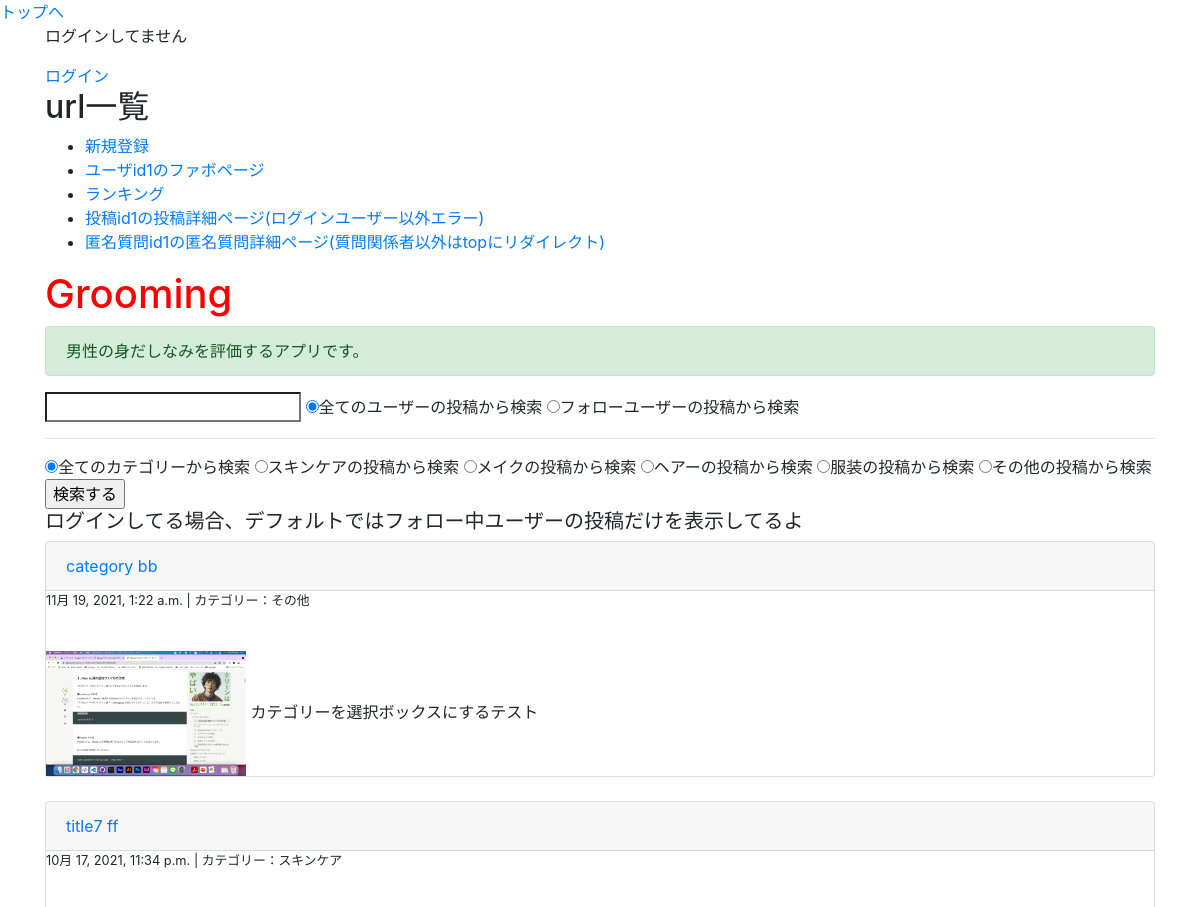
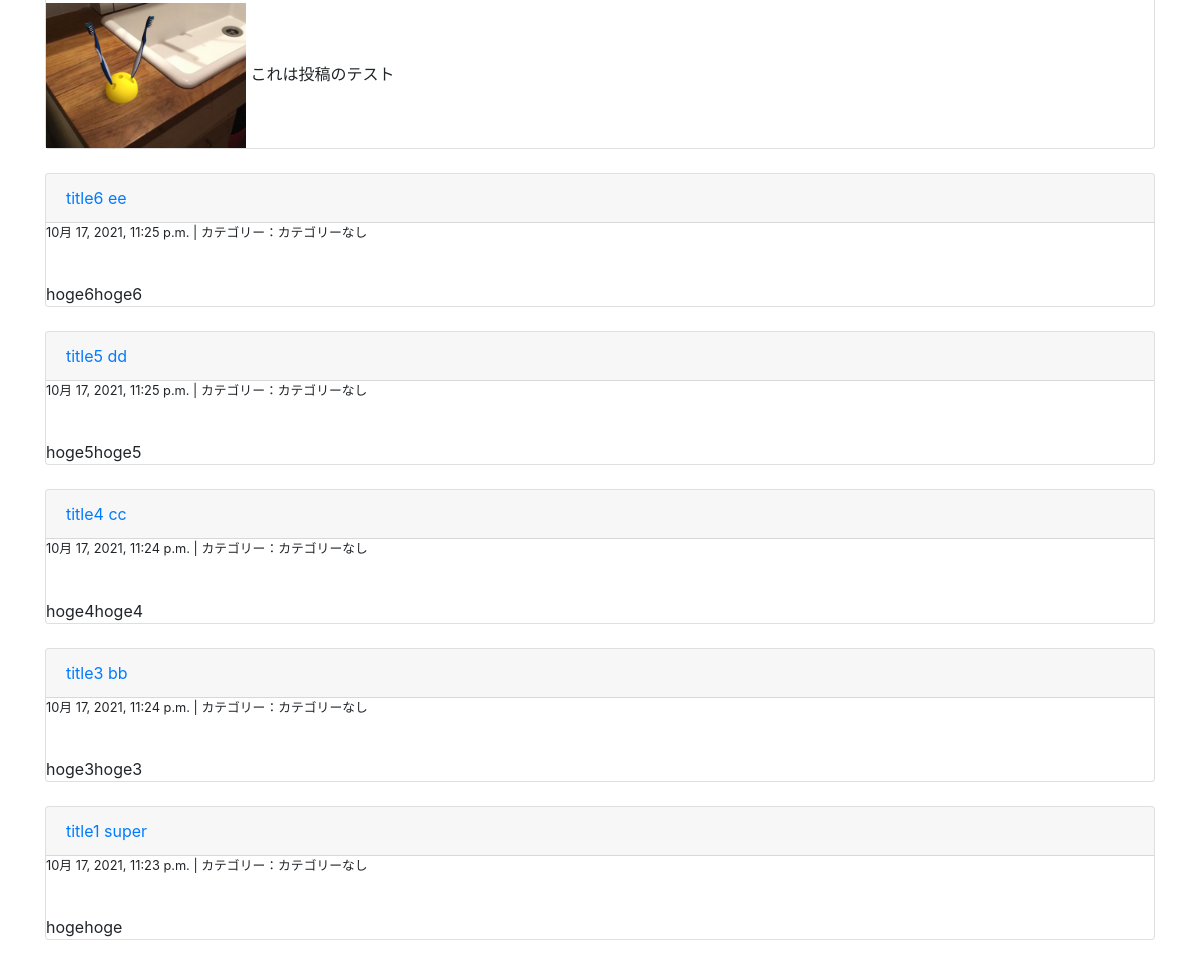
Before: / with the older database file (2 pictures, top to bottom).
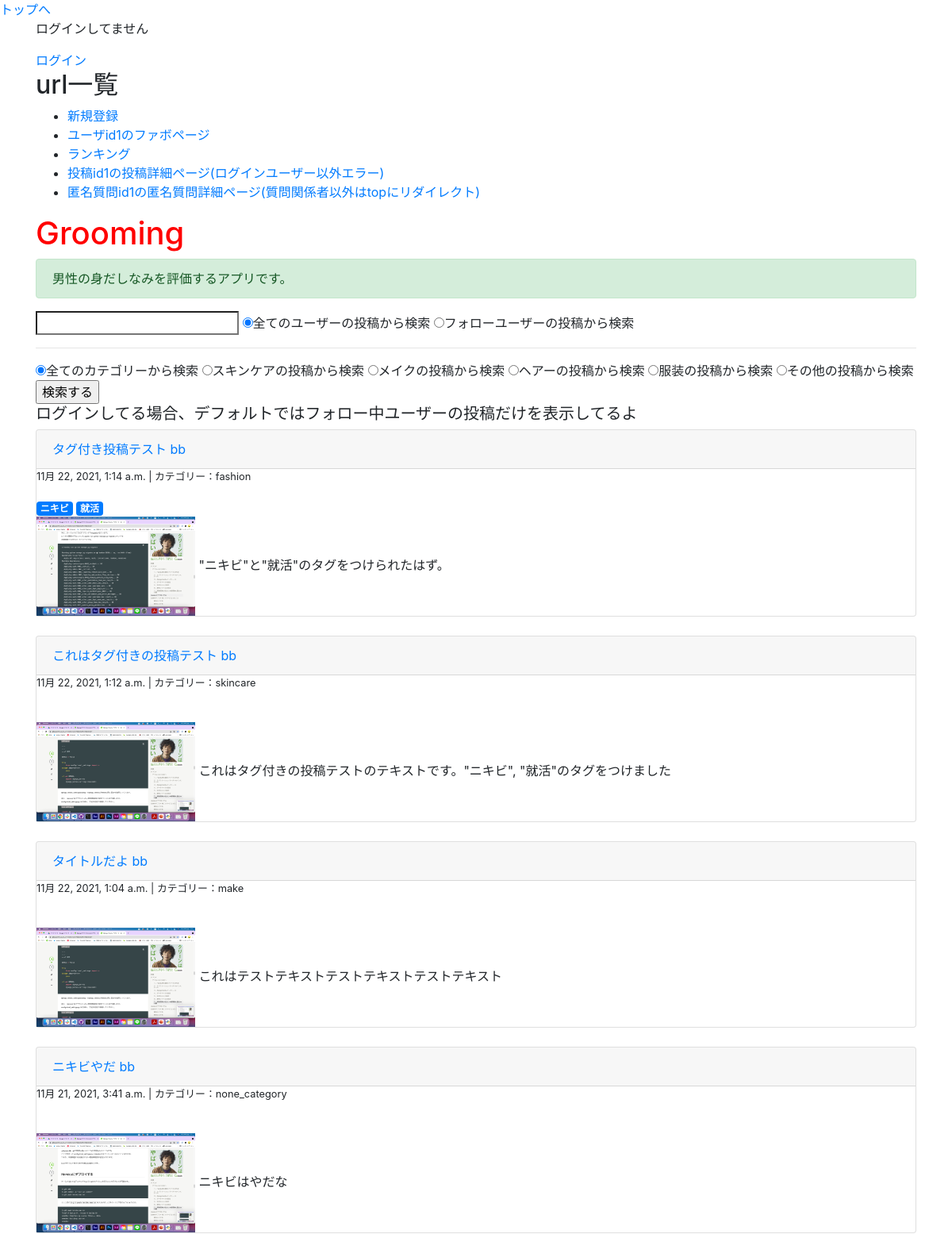
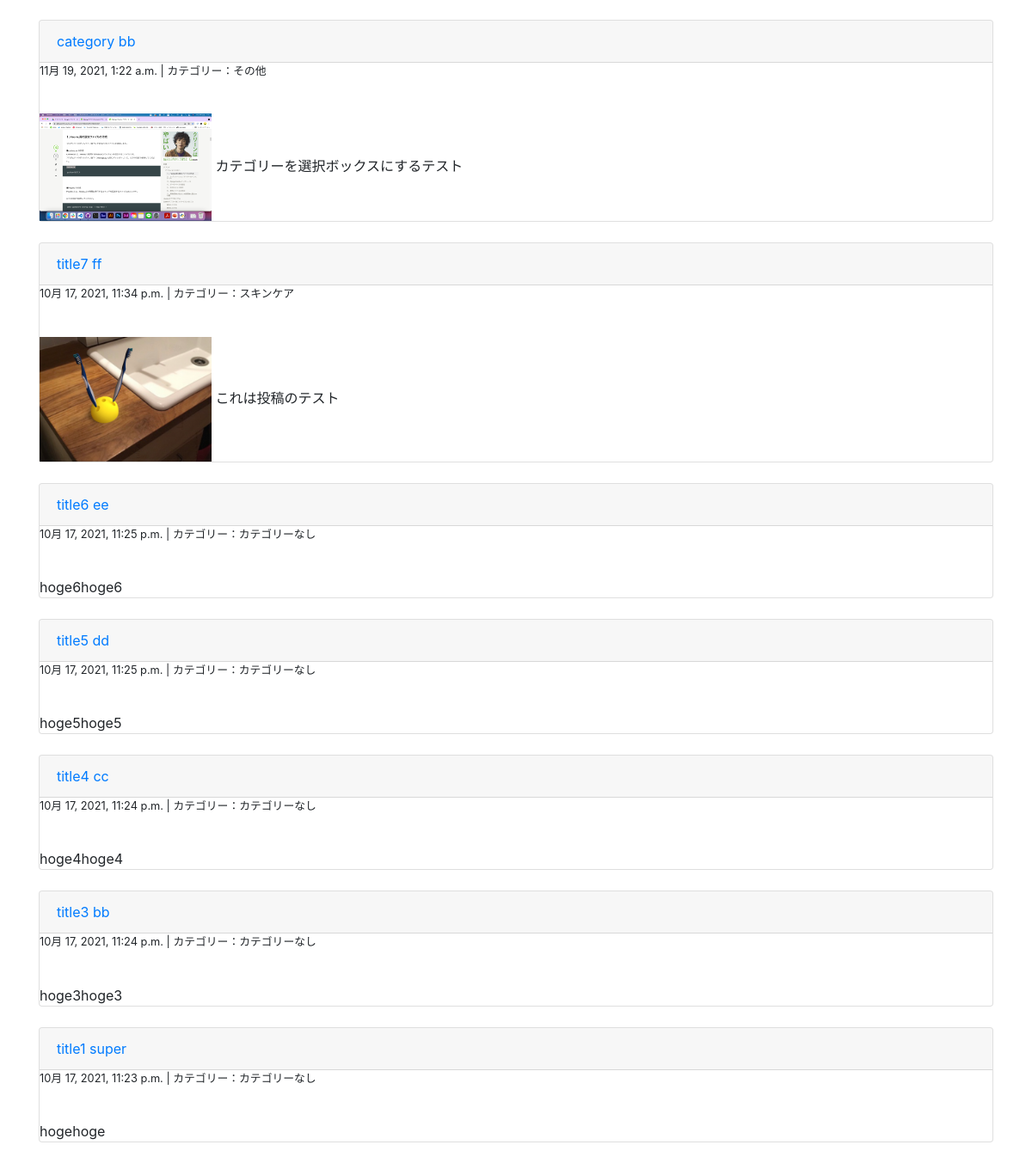
After: the same page with the newer database file (2 pictures, top to bottom).
### groomings/models.py (models this page shows, shortened)
class Date(models.Model):
    created_at = models.DateTimeField(default=now)
    class Meta:
        abstract = True

class Post(Date):
    title = models.CharField(max_length=30, null=True, blank=True)
    image = models.FileField(upload_to='post_image/', null=True)
    text = models.TextField(null=True, blank=True)
    user = models.ForeignKey(
        'User', on_delete=models.CASCADE, related_name="user_post"
    )
    favorite = models.ManyToManyField(User, related_name="user_favo_post")
    category = models.CharField(max_length=15, default='カテゴリーなし')
    class Meta:
        db_table = 'post'

class User(AbstractBaseUser, PermissionsMixin):
    username = models.CharField(max_length=150)
    email = models.EmailField(max_length=255, unique=True)
    point = models.IntegerField(default=50, validators=[MinValueValidator(0)])
    follow = models.ManyToManyField(
        'self', blank=True, symmetrical=False, related_name="follower"
    )
    is_active = models.BooleanField(default=True)
    is_staff = models.BooleanField(default=False) # 管理画面にログインできるかどうか
    USERNAME_FIELD = 'email' # このテーブルのレコードを一意に識別
    REQUIRED_FIELDS = ['username'] # スーパーユーザー作成時に入力する(emailとパスワードは必須だからそれ以外で)
    objects = UserManager()
    class Meta:
        db_table = 'user'

class Tag(models.Model):
    name = models.CharField(max_length=20, unique=True)
    post = models.ManyToManyField('Post', related_name="having_tags")
    class Meta:
        db_table = 'tag'

### groomings/views.py (the view, shortened to what this page needs)
# urls.py: path(r'', views.top, name = 'top'), # タイムライン
def top(request):
    if request.user.is_authenticated: # ログインしていたらフォロー中ユーザーの投稿を表示
        users = request.user.follow.all()
        posts = Post.objects.filter(Q(user__in=users) | Q(user=request.user)).order_by('-created_at')
    else:
        posts = Post.objects.order_by('-created_at')
    q_word = request.GET.get('query')
    return render(request, 'groomings/top.html', context={"posts": posts})

### groomings/templates/groomings/top.html (shortened to what this page needs)
{% extends "groomings/base.html" %}
{% load tag_event %}
{% block content %}
{% if user.is_authenticated %}
  <p>ログインしてます</p>
  <p>ログインユーザー:{{ request.user.username }}</p>
  <ul>
    <li><a href="{% url 'groomings:user' request.user.id %}">マイページ</a></li>
    <li><a href="{% url 'groomings:create_post' %}">投稿</a></li>
    <li><a href="{% url 'groomings:edit_user' %}">プロフィール編集</a></li>
    <li><a href="{% url 'groomings:change_password' %}">パスワード変更</a></li>
    <li><a href="{% url 'groomings:logout' %}">ログアウト</a></li>
  </ul>
{% else %}
  <p>ログインしてません</p>
  <a href="{% url 'groomings:login' %}">ログイン</a>
{% endif %}
<h2>url一覧</h2>
<ul>
  <li><a href="{% url 'groomings:signup' %}">新規登録</a></li>
  <li><a href="{% url 'groomings:user_favo' 1 %}">ユーザid1のファボページ</a></li>
  <li><a href="{% url 'groomings:ranking' %}">ランキング</a></li>
  <li><a href="{% url 'groomings:post_detail' 1 %}">投稿id1の投稿詳細ページ(ログインユーザー以外エラー)</a></li>
  <li><a href="{% url 'groomings:question_detail' 1 %}">匿名質問id1の匿名質問詳細ページ(質問関係者以外はtopにリダイレクト)</a></li>
</ul>
  <h1>Grooming</h1>
  <p class= "alert alert-success">男性の身だしなみを評価するアプリです。</p>
  <form method="get">
    <input name="query" value="{{ request.GET.query }}" type="search">
    <input type="radio" name="post_type" value="all" checked>全てのユーザーの投稿から検索
    <input type="radio" name="post_type" value="follow">フォローユーザーの投稿から検索
    <hr>
    <input type="radio" name="category" value="all" checked>全てのカテゴリーから検索
    <input type="radio" name="category" value="skincare">スキンケアの投稿から検索
    <input type="radio" name="category" value="make">メイクの投稿から検索
    <input type="radio" name="category" value="hair">ヘアーの投稿から検索
    <input type="radio" name="category" value="fashion">服装の投稿から検索
    <input type="radio" name="category" value="others">その他の投稿から検索
    <input type="submit" name="button" value="検索する">
  </form>
  <h5>ログインしてる場合、デフォルトではフォロー中ユーザーの投稿だけを表示してるよ</h5>
  {% for post in posts %}
    <div class="post card">
      <div class="card-header">
        <a href="{% url 'groomings:post_detail' post.id %}" class="postcard-a">{{ post.title }}</a>
        <a href="{% url 'groomings:user' post.user.id %}" class="usercard-a">{{ post.user.username }}</a>
      </div>
      <div class="body">
        <p class="small">{{ post.created_at }} | カテゴリー：{{ post.category }}</p>
        {% for tag in post.having_tags.all %}
        <span class="badge badge-primary">{{ tag.name }}</span>
        {% endfor %}
        <br>
        {% if post.image %}
          <img src="{{ post.image.url }}" width="200">
        {% endif %}
        <span>{{ post.text }}</span><br>
      </div>
    </div>
    <br>
  {% endfor %}
{% endblock %}

### groomings/templates/groomings/base.html (shortened to what this page needs)
{% load static %}<!DOCTYPE html>
<html lang="ja">
    <head>
        <link rel="stylesheet" type="text/css" href="{% static 'base.css' %}">
        <link rel="stylesheet" href="https://stackpath.bootstrapcdn.com/bootstrap/4.5.0/css/bootstrap.min.css">
    </head>
    <body>
        <a href="{% url 'groomings:top' %}">トップへ</a>
        <div class="container">
            {% block content %}{% endblock %}
        </div>
    </body>
</html>

### groomings/static/base.css (style rules this page uses)
h1 { color: red; }

Changed rows visible on the page:
added Post: title "タグ付き投稿テスト", user.username "bb", created_at "11月 22, 2021, 1:14 a.m.", category "fashion", image (picture), text "\"ニキビ\"と\"就活\"のタグをつけられたはず。"
added Tag: name "ニキビ"
added Tag: name "就活"
added Post: title "これはタグ付きの投稿テスト", user.username "bb", created_at "11月 22, 2021, 1:12 a.m.", category "skincare", image (picture), text "これはタグ付きの投稿テストのテキストです。\"ニキビ\", \"就活\"のタグをつけました"
added Post: title "タイトルだよ", user.username "bb", created_at "11月 22, 2021, 1:04 a.m.", category "make", image (picture), text "これはテストテキストテストテキストテストテキスト"
added Post: title "ニキビやだ", user.username "bb", created_at "11月 21, 2021, 3:41 a.m.", category "none_category", image (picture), text "ニキビはやだな"
